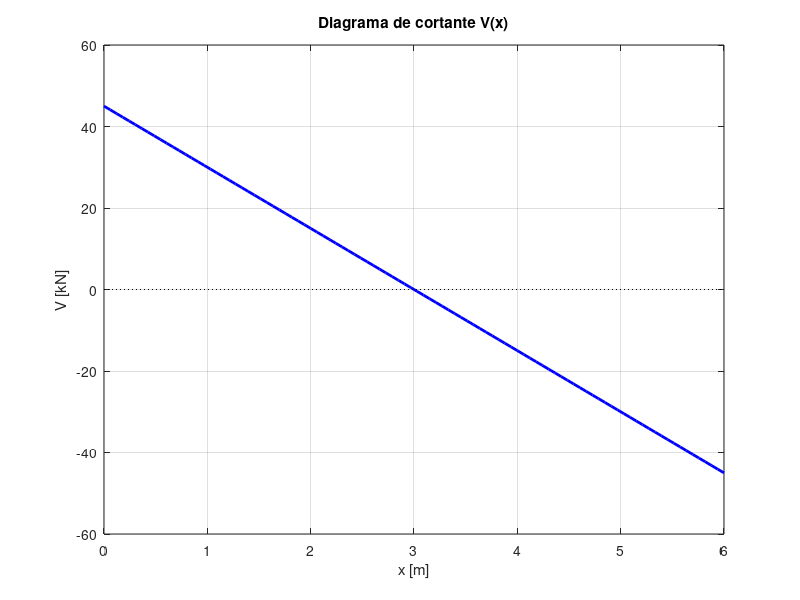
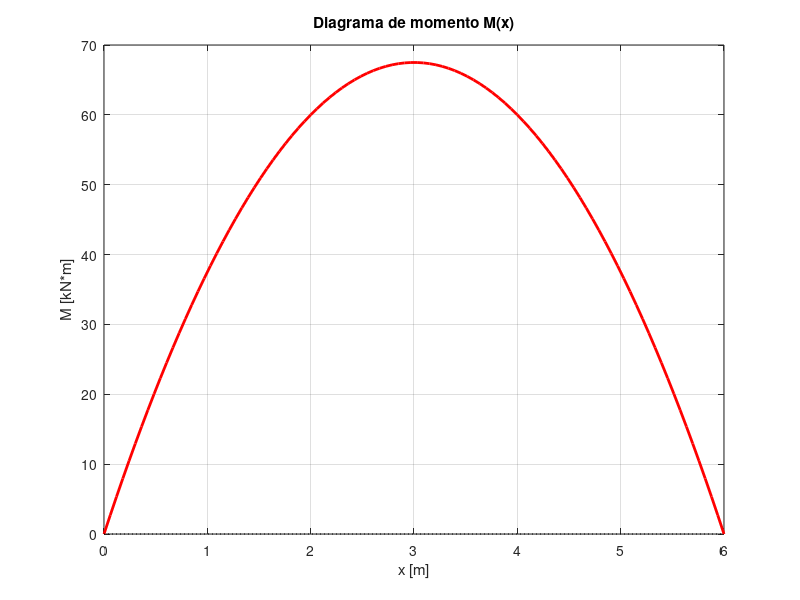

MATLAB code for these plots, in order:
% Diagramas_Viga_VM.m — Diagramas de cortante V(x) y momento M(x) de una viga
clear; clc;

% Viga simplemente apoyada, carga uniforme
L = 6;       % luz [m]
q = 15e3;    % carga uniforme [N/m]
x = linspace(0, L, 100);

V = q*L/2 - q*x;
M = q*x.*(L - x)/2;

figure;
plot(x, V/1e3, 'b', 'LineWidth', 2); hold on;
plot([0 L], [0 0], 'k:');   % linea de referencia y=0
hold off;
title('Diagrama de cortante V(x)');
xlabel('x [m]'); ylabel('V [kN]');
grid on;

figure;
plot(x, M/1e3, 'r', 'LineWidth', 2); hold on;
plot([0 L], [0 0], 'k:');   % linea de referencia y=0
hold off;
title('Diagrama de momento M(x)');
xlabel('x [m]'); ylabel('M [kN*m]');
grid on;

fprintf('Diagramas V(x), M(x) para viga simplemente apoyada L=%dm, q=%g kN/m.\n', L, q/1e3);
fprintf('M_max = %.2f kN*m en x = L/2\n', max(M)/1e3);
